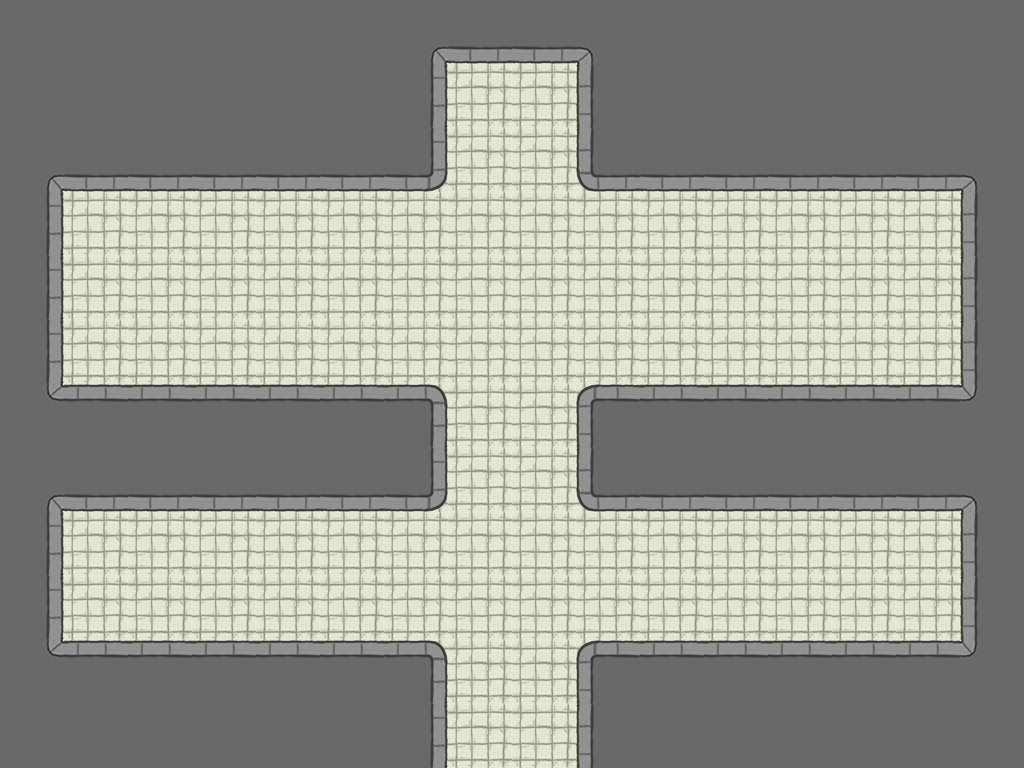

Rendered tile map (Tiled .tmx) drawn with the repository's tilesets; below, a short description and the full map source, tile grids included:
An orthogonal 16x12 tile map with 64x64 px tiles, 1 tile layer (Tiles) and 7 objects (6x Turret, Door).

<map version="1.0" orientation="orthogonal" width="16" height="12" tilewidth="64" tileheight="64">
 <tileset firstgid="1" name="tileset" tilewidth="64" tileheight="64">
  <image source="../TileSets/tileset.png" width="384" height="192" />
  <tile id="0">
   <properties>
    <property name="walkCost" value="100" />
   </properties>
  </tile>
  <tile id="1">
   <properties>
    <property name="walkCost" value="100" />
   </properties>
  </tile>
  <tile id="6">
   <properties>
    <property name="walkCost" value="100" />
   </properties>
  </tile>
 </tileset>
 <layer name="Tiles" width="16" height="12">
  <data>
   <tile gid="8" />
   <tile gid="8" />
   <tile gid="8" />
   <tile gid="8" />
   <tile gid="8" />
   <tile gid="8" />
   <tile gid="17" />
   <tile gid="4" />
   <tile gid="4" />
   <tile gid="16" />
   <tile gid="8" />
   <tile gid="8" />
   <tile gid="8" />
   <tile gid="8" />
   <tile gid="8" />
   <tile gid="8" />
   <tile gid="8" />
   <tile gid="8" />
   <tile gid="8" />
   <tile gid="8" />
   <tile gid="8" />
   <tile gid="8" />
   <tile gid="5" />
   <tile gid="1" />
   <tile gid="1" />
   <tile gid="6" />
   <tile gid="8" />
   <tile gid="8" />
   <tile gid="8" />
   <tile gid="8" />
   <tile gid="8" />
   <tile gid="8" />
   <tile gid="17" />
   <tile gid="4" />
   <tile gid="4" />
   <tile gid="4" />
   <tile gid="4" />
   <tile gid="4" />
   <tile gid="9" />
   <tile gid="1" />
   <tile gid="1" />
   <tile gid="11" />
   <tile gid="4" />
   <tile gid="4" />
   <tile gid="4" />
   <tile gid="4" />
   <tile gid="4" />
   <tile gid="16" />
   <tile gid="5" />
   <tile gid="1" />
   <tile gid="1" />
   <tile gid="1" />
   <tile gid="1" />
   <tile gid="1" />
   <tile gid="1" />
   <tile gid="1" />
   <tile gid="1" />
   <tile gid="1" />
   <tile gid="1" />
   <tile gid="1" />
   <tile gid="1" />
   <tile gid="1" />
   <tile gid="1" />
   <tile gid="6" />
   <tile gid="5" />
   <tile gid="1" />
   <tile gid="1" />
   <tile gid="1" />
   <tile gid="1" />
   <tile gid="1" />
   <tile gid="1" />
   <tile gid="1" />
   <tile gid="1" />
   <tile gid="1" />
   <tile gid="1" />
   <tile gid="1" />
   <tile gid="1" />
   <tile gid="1" />
   <tile gid="1" />
   <tile gid="6" />
   <tile gid="5" />
   <tile gid="1" />
   <tile gid="1" />
   <tile gid="1" />
   <tile gid="1" />
   <tile gid="1" />
   <tile gid="1" />
   <tile gid="1" />
   <tile gid="1" />
   <tile gid="1" />
   <tile gid="1" />
   <tile gid="1" />
   <tile gid="1" />
   <tile gid="1" />
   <tile gid="1" />
   <tile gid="6" />
   <tile gid="18" />
   <tile gid="3" />
   <tile gid="3" />
   <tile gid="3" />
   <tile gid="3" />
   <tile gid="3" />
   <tile gid="12" />
   <tile gid="1" />
   <tile gid="1" />
   <tile gid="10" />
   <tile gid="3" />
   <tile gid="3" />
   <tile gid="3" />
   <tile gid="3" />
   <tile gid="3" />
   <tile gid="15" />
   <tile gid="17" />
   <tile gid="4" />
   <tile gid="4" />
   <tile gid="4" />
   <tile gid="4" />
   <tile gid="4" />
   <tile gid="9" />
   <tile gid="1" />
   <tile gid="1" />
   <tile gid="11" />
   <tile gid="4" />
   <tile gid="4" />
   <tile gid="4" />
   <tile gid="4" />
   <tile gid="4" />
   <tile gid="16" />
   <tile gid="5" />
   <tile gid="1" />
   <tile gid="1" />
   <tile gid="1" />
   <tile gid="1" />
   <tile gid="1" />
   <tile gid="1" />
   <tile gid="1" />
   <tile gid="1" />
   <tile gid="1" />
   <tile gid="1" />
   <tile gid="1" />
   <tile gid="1" />
   <tile gid="1" />
   <tile gid="1" />
   <tile gid="6" />
   <tile gid="5" />
   <tile gid="1" />
   <tile gid="1" />
   <tile gid="1" />
   <tile gid="1" />
   <tile gid="1" />
   <tile gid="1" />
   <tile gid="1" />
   <tile gid="1" />
   <tile gid="1" />
   <tile gid="1" />
   <tile gid="1" />
   <tile gid="1" />
   <tile gid="1" />
   <tile gid="1" />
   <tile gid="6" />
   <tile gid="18" />
   <tile gid="3" />
   <tile gid="3" />
   <tile gid="3" />
   <tile gid="3" />
   <tile gid="3" />
   <tile gid="12" />
   <tile gid="1" />
   <tile gid="1" />
   <tile gid="10" />
   <tile gid="3" />
   <tile gid="3" />
   <tile gid="3" />
   <tile gid="3" />
   <tile gid="3" />
   <tile gid="15" />
   <tile gid="8" />
   <tile gid="8" />
   <tile gid="8" />
   <tile gid="8" />
   <tile gid="8" />
   <tile gid="8" />
   <tile gid="5" />
   <tile gid="1" />
   <tile gid="1" />
   <tile gid="6" />
   <tile gid="8" />
   <tile gid="8" />
   <tile gid="8" />
   <tile gid="8" />
   <tile gid="8" />
   <tile gid="8" />
  </data>
 </layer>
 <objectgroup name="Objects" width="16" height="12">
  <object name="DoorYellow" type="Door" x="480" y="701" width="64" height="64">
   <properties>
    <property name="direction" value="down" />
    <property name="locked" value="0" />
   </properties>
  </object>
  <object name="Turret1" type="Turret" x="701" y="191" width="64" height="64">
   <properties>
    <property name="endAngle" value="0" />
    <property name="projectileType" value="1" />
    <property name="rateOfFire" value="30" />
    <property name="rateOfRotation" value="1" />
    <property name="rotationsFiring" value="0" />
    <property name="rotationsIdle" value="0" />
    <property name="startAngle" value="0" />
   </properties>
  </object>
  <object name="Turret1" type="Turret" x="832" y="255" width="64" height="64">
   <properties>
    <property name="endAngle" value="0" />
    <property name="projectileType" value="1" />
    <property name="rateOfFire" value="30" />
    <property name="rateOfRotation" value="1" />
    <property name="rotationsFiring" value="0" />
    <property name="rotationsIdle" value="0" />
    <property name="startAngle" value="0" />
   </properties>
  </object>
  <object name="Turret1" type="Turret" x="193" y="193" width="64" height="64">
   <properties>
    <property name="endAngle" value="0" />
    <property name="projectileType" value="1" />
    <property name="rateOfFire" value="30" />
    <property name="rateOfRotation" value="1" />
    <property name="rotationsFiring" value="0" />
    <property name="rotationsIdle" value="0" />
    <property name="startAngle" value="0" />
   </properties>
  </object>
  <object name="Turret1" type="Turret" x="63" y="256" width="64" height="64">
   <properties>
    <property name="endAngle" value="0" />
    <property name="projectileType" value="1" />
    <property name="rateOfFire" value="30" />
    <property name="rateOfRotation" value="1" />
    <property name="rotationsFiring" value="0" />
    <property name="rotationsIdle" value="0" />
    <property name="startAngle" value="0" />
   </properties>
  </object>
  <object name="Turret1" type="Turret" x="63" y="508" width="64" height="64">
   <properties>
    <property name="endAngle" value="0" />
    <property name="projectileType" value="1" />
    <property name="rateOfFire" value="30" />
    <property name="rateOfRotation" value="1" />
    <property name="rotationsFiring" value="0" />
    <property name="rotationsIdle" value="0" />
    <property name="startAngle" value="0" />
   </properties>
  </object>
  <object name="Turret1" type="Turret" x="831" y="511" width="64" height="64">
   <properties>
    <property name="endAngle" value="0" />
    <property name="projectileType" value="1" />
    <property name="rateOfFire" value="30" />
    <property name="rateOfRotation" value="1" />
    <property name="rotationsFiring" value="0" />
    <property name="rotationsIdle" value="0" />
    <property name="startAngle" value="0" />
   </properties>
  </object>
 </objectgroup>
</map>